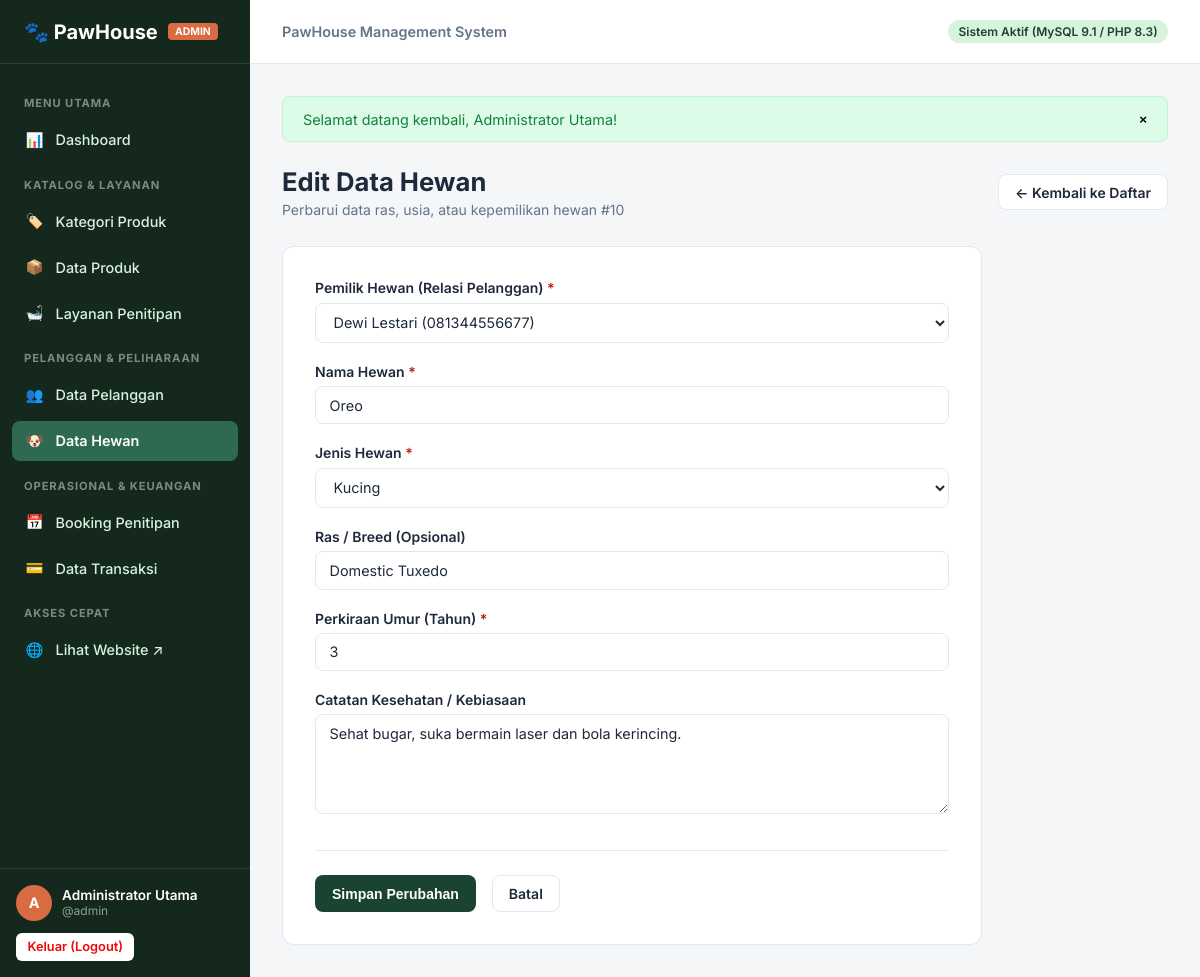
/admin/pets/edit.php?id=10 (signed in), run on the app's committed database.
### tables this page shows
CREATE TABLE `pets` (
  `id` INT AUTO_INCREMENT PRIMARY KEY,
  `customer_id` INT NOT NULL,
  `name` VARCHAR(100) NOT NULL,
  `type` VARCHAR(50) NOT NULL,
  `breed` VARCHAR(100) NULL,
  `age` INT NOT NULL DEFAULT 1,
  `notes` TEXT NULL,
  `created_at` TIMESTAMP DEFAULT CURRENT_TIMESTAMP,
  CONSTRAINT `fk_pets_customer` FOREIGN KEY (`customer_id`) 
    REFERENCES `customers` (`id`) ON UPDATE CASCADE ON DELETE CASCADE
);

CREATE TABLE `customers` (
  `id` INT AUTO_INCREMENT PRIMARY KEY,
  `name` VARCHAR(100) NOT NULL,
  `phone` VARCHAR(20) NOT NULL,
  `email` VARCHAR(100) NULL,
  `address` TEXT NULL,
  `created_at` TIMESTAMP DEFAULT CURRENT_TIMESTAMP
);

### includes/functions.php (called while the page is built, shortened)
<?php
function e(?string $value): string {
    return htmlspecialchars((string)$value, ENT_QUOTES, 'UTF-8');
}

### config/database.php (called while the page is built, shortened)
<?php
function base_url(string $path = ''): string {
    return BASE_URL . ($path ? '/' . ltrim($path, '/') : '');
}

### admin/pets/edit.php (the view, shortened to what this page needs)
<?php
require_once __DIR__ . '/../../config/database.php';
require_once __DIR__ . '/../../includes/functions.php';
$id = filter_input(INPUT_GET, 'id', FILTER_VALIDATE_INT);
$pdo = db();
$stmt = $pdo->prepare("SELECT * FROM pets WHERE id = ?");
$stmt->execute([$id]);
$pet = $stmt->fetch();
$customers = $pdo->query("SELECT id, name, phone FROM customers ORDER BY name ASC")->fetchAll();
require_once __DIR__ . '/../../includes/admin-header.php';
?>
<div class="page-header">
    <div>
        <h1 class="page-title">Edit Data Hewan</h1>
        <p class="page-subtitle">Perbarui data ras, usia, atau kepemilikan hewan #<?= e($pet['id']) ?></p>
    </div>
    <div>
        <a href="<?= base_url('admin/pets/index.php') ?>" class="btn btn-outline">← Kembali ke Daftar</a>
    </div>
</div>
<div class="form-card">
    <form action="<?= base_url('admin/pets/edit.php?id=' . $id) ?>" method="POST">
        <div class="form-group">
            <label for="customer_id" class="form-label">Pemilik Hewan (Relasi Pelanggan) <span class="req">*</span></label>
            <select name="customer_id" id="customer_id" class="form-control" required>
                <?php foreach ($customers as $c): ?>
                    <option value="<?= $c['id'] ?>" <?= (($pet['customer_id'] == $c['id']) || (($_POST['customer_id'] ?? '') == $c['id'])) ? 'selected' : '' ?>>
                        <?= e($c['name']) ?> (<?= e($c['phone']) ?>)
                    </option>
                <?php endforeach; ?>
            </select>
        </div>
        <div class="form-row">
            <div class="form-group">
                <label for="name" class="form-label">Nama Hewan <span class="req">*</span></label>
                <input type="text" name="name" id="name" class="form-control" required value="<?= e($_POST['name'] ?? $pet['name']) ?>">
            </div>
            <div class="form-group">
                <label for="type" class="form-label">Jenis Hewan <span class="req">*</span></label>
                <select name="type" id="type" class="form-control" required>
                    <?php
                        $types = ['Kucing', 'Anjing', 'Kelinci', 'Hamster', 'Lainnya'];
                        $currentType = $_POST['type'] ?? $pet['type'];
                    ?>
                    <?php foreach ($types as $t): ?>
                        <option value="<?= $t ?>" <?= $currentType === $t ? 'selected' : '' ?>><?= $t ?></option>
                    <?php endforeach; ?>
                </select>
            </div>
        </div>
        <div class="form-row">
            <div class="form-group">
                <label for="breed" class="form-label">Ras / Breed (Opsional)</label>
                <input type="text" name="breed" id="breed" class="form-control" value="<?= e($_POST['breed'] ?? $pet['breed']) ?>">
            </div>
            <div class="form-group">
                <label for="age" class="form-label">Perkiraan Umur (Tahun) <span class="req">*</span></label>
                <input type="number" name="age" id="age" class="form-control" min="0" required value="<?= e($_POST['age'] ?? $pet['age']) ?>">
            </div>
        </div>
        <div class="form-group">
            <label for="notes" class="form-label">Catatan Kesehatan / Kebiasaan</label>
            <textarea name="notes" id="notes" class="form-control"><?= e($_POST['notes'] ?? $pet['notes']) ?></textarea>
        </div>
        <div class="form-actions">
            <button type="submit" class="btn btn-primary">Simpan Perubahan</button>
            <a href="<?= base_url('admin/pets/index.php') ?>" class="btn btn-outline">Batal</a>
        </div>
    </form>
</div>
<?php require_once __DIR__ . '/../../includes/admin-footer.php'; ?>

### assets/css/admin.css (style rules this page uses)
:root { --admin-sidebar-bg: #14281D; --admin-sidebar-hover: #1E3F2E; --admin-sidebar-active: #2D6A4F; --admin-sidebar-text: #D8F3DC; --color-primary: #1B4332; --color-primary-light: #2D6A4F; --color-accent: #D96B43; --color-accent-hover: #BF5730; --admin-bg: #F4F6F8; --admin-surface: #FFFFFF; --admin-border: #E2E8F0; --admin-text: #1E293B; --admin-text-muted: #64748B; --color-success: #15803D; --color-success-bg: #DCFCE7; --color-warning: #B45309; --color-warning-bg: #FEF3C7; --color-danger: #B91C1C; --color-danger-bg: #FEE2E2; --color-info: #0369A1; --color-info-bg: #E0F2FE; --sidebar-width: 250px; --header-height: 64px; --radius-sm: 6px; --radius-md: 8px; --radius-lg: 12px; --shadow-sm: 0 1px 2px 0 rgba(0, 0, 0, 0.05); --shadow-md: 0 4px 6px -1px rgba(0, 0, 0, 0.1), 0 2px 4px -1px rgba(0, 0, 0, 0.06); }
*, *::before, *::after { box-sizing: border-box; margin: 0; padding: 0; }
body { font-family: 'Inter', -apple-system, BlinkMacSystemFont, 'Segoe UI', Roboto, sans-serif; color: var(--admin-text); background: var(--admin-bg); min-height: 100vh; display: flex; }
.page-header { display: flex; justify-content: space-between; align-items: center; margin-bottom: 1.75rem; flex-wrap: wrap; gap: 1rem; }
.page-title { font-size: 1.6rem; font-weight: 700; color: var(--admin-text); }
.page-subtitle { font-size: 0.875rem; color: var(--admin-text-muted); margin-top: 0.25rem; }
.btn { display: inline-flex; align-items: center; justify-content: center; gap: 6px; padding: 0.55rem 1rem; font-size: 0.875rem; font-weight: 600; border-radius: var(--radius-md); border: 1px solid transparent; cursor: pointer; text-decoration: none; transition: all 0.15s ease; }
.btn-primary { background: var(--color-primary); color: #FFFFFF; }
.btn-outline { background: #FFFFFF; border-color: var(--admin-border); color: var(--admin-text); }
.form-card { background: var(--admin-surface); border: 1px solid var(--admin-border); border-radius: var(--radius-lg); padding: 2rem; max-width: 700px; }
.form-group { margin-bottom: 1.25rem; }
.form-label { display: block; font-size: 0.875rem; font-weight: 600; margin-bottom: 0.4rem; color: var(--admin-text); }
.form-label .req { color: var(--color-danger); }
.form-control { width: 100%; padding: 0.6rem 0.85rem; font-size: 0.9rem; font-family: inherit; border: 1px solid var(--admin-border); border-radius: var(--radius-md); background: #FFFFFF; color: var(--admin-text); }
textarea.form-control { resize: vertical; min-height: 100px; }
.form-actions { display: flex; gap: 1rem; margin-top: 2rem; padding-top: 1.5rem; border-top: 1px solid var(--admin-border); }

### data on the page
pets: id "10", customer_id "Dewi Lestari (081344556677)", name "Oreo", type "Kucing", breed "Domestic Tuxedo", age "3", notes "Sehat bugar, suka bermain laser dan bola kerincing."

### other printed values
$currentAdmin['role'] "ADMIN"
substr($currentAdmin['name'] ?? 'A', 0, 1) "A"
$currentAdmin['name'] "Administrator Utama"
$currentAdmin['username'] "admin"
$flash['message'] "Selamat datang kembali, Administrator Utama!"
